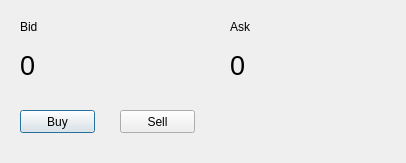
<?xml version="1.0" encoding="UTF-8"?>
<ui version="4.0">
 <class>MainDialog</class>
 <widget class="QDialog" name="MainDialog">
  <property name="geometry">
   <rect>
    <x>0</x>
    <y>0</y>
    <width>406</width>
    <height>163</height>
   </rect>
  </property>
  <property name="windowTitle">
   <string>ib-sample</string>
  </property>
  <widget class="QLabel" name="label">
   <property name="geometry">
    <rect>
     <x>20</x>
     <y>20</y>
     <width>47</width>
     <height>13</height>
    </rect>
   </property>
   <property name="text">
    <string>Bid</string>
   </property>
  </widget>
  <widget class="QLabel" name="label_2">
   <property name="geometry">
    <rect>
     <x>230</x>
     <y>20</y>
     <width>47</width>
     <height>13</height>
    </rect>
   </property>
   <property name="text">
    <string>Ask</string>
   </property>
  </widget>
  <widget class="QLabel" name="labelBidPrice">
   <property name="geometry">
    <rect>
     <x>20</x>
     <y>50</y>
     <width>161</width>
     <height>31</height>
    </rect>
   </property>
   <property name="font">
    <font>
     <pointsize>20</pointsize>
    </font>
   </property>
   <property name="text">
    <string>0</string>
   </property>
  </widget>
  <widget class="QLabel" name="labelAskPrice">
   <property name="geometry">
    <rect>
     <x>230</x>
     <y>50</y>
     <width>161</width>
     <height>31</height>
    </rect>
   </property>
   <property name="font">
    <font>
     <pointsize>20</pointsize>
    </font>
   </property>
   <property name="text">
    <string>0</string>
   </property>
  </widget>
  <widget class="QPushButton" name="pushButtonBuy">
   <property name="geometry">
    <rect>
     <x>20</x>
     <y>110</y>
     <width>75</width>
     <height>23</height>
    </rect>
   </property>
   <property name="text">
    <string>Buy</string>
   </property>
  </widget>
  <widget class="QPushButton" name="pushButtonSell">
   <property name="geometry">
    <rect>
     <x>120</x>
     <y>110</y>
     <width>75</width>
     <height>23</height>
    </rect>
   </property>
   <property name="text">
    <string>Sell</string>
   </property>
  </widget>
 </widget>
 <resources/>
 <connections/>
</ui>
